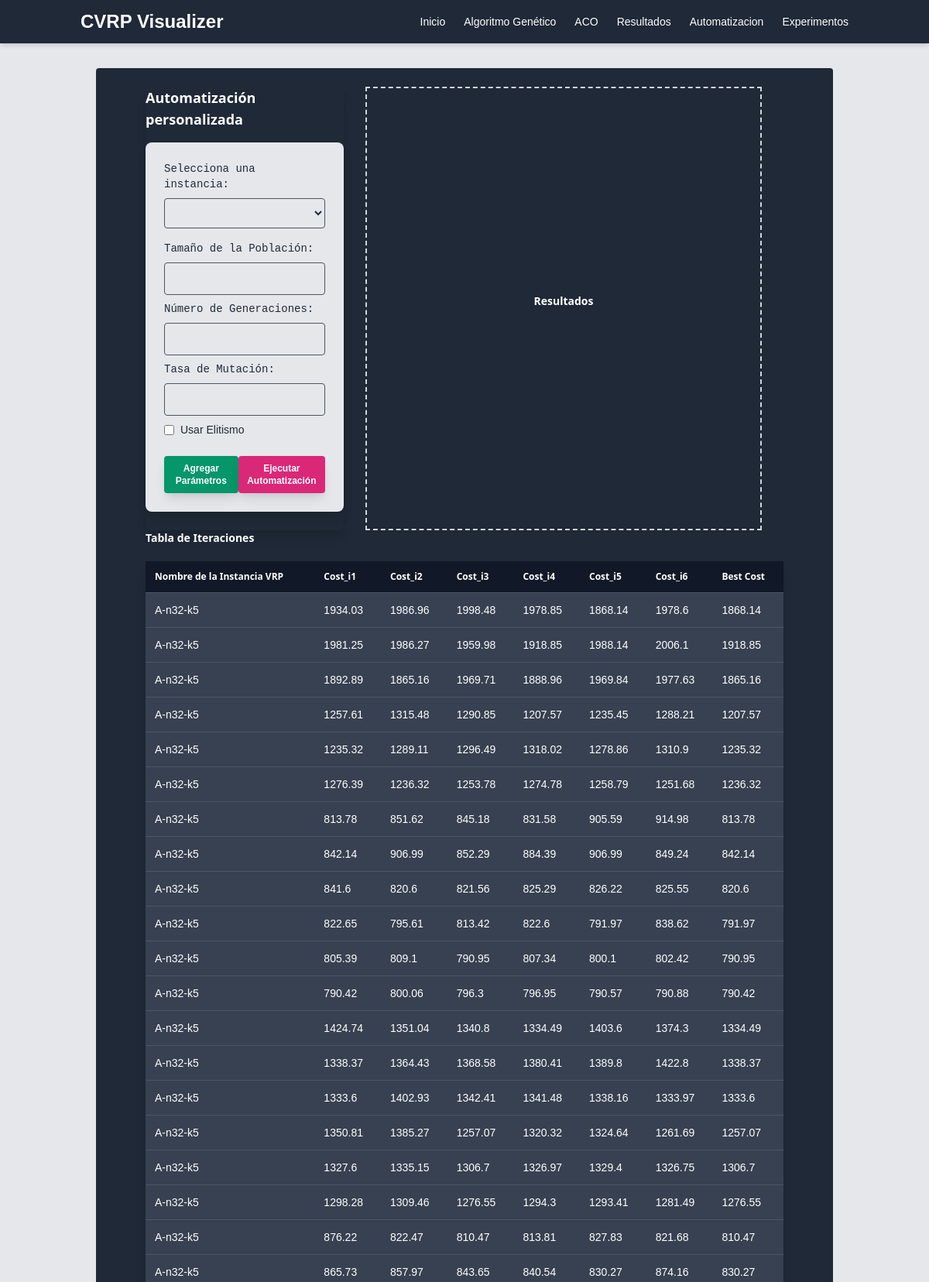
The page /run-automation/ (upper part) on the database its author committed.
### vrp/models.py (models this page shows)
class Table_iterations(models.Model):
    instance = models.ForeignKey(VRPInstance, on_delete=models.CASCADE)
    cost_i1 = models.FloatField(default=0)
    cost_i2 = models.FloatField(default=0)
    cost_i3 = models.FloatField(default=0)
    cost_i4 = models.FloatField(default= 0)
    cost_i5 = models.FloatField(default=0)
    cost_i6 = models.FloatField(default=0)
    best_cost = models.FloatField(default=0)

class VRPInstance(models.Model):
    name_model = models.ForeignKey(benchmark, on_delete=models.CASCADE)
    population_size = models.IntegerField(null=True, blank=True)
    num_generations = models.IntegerField(null=True, blank=True)
    mutation_rate = models.FloatField(null=True, blank=True)
    use_elitism = models.BooleanField(default=True)

class benchmark(models.Model):
    name_model = models.CharField(max_length=100,default='None',unique=True)
    num_customers = models.IntegerField()
    num_vehicles = models.IntegerField()
    capacity = models.IntegerField()
    cost_solution = models.FloatField(null=True, blank=True)  # 👈 Aquí el nuevo campo

### vrp/views.py (the view, shortened to what this page needs)
# urls.py: path('run-automation/', views.run_automation, name='run_automation'),
def run_automation(request):
    context = {
        'instancias': listar_instancias()
    }
    context['vrp_instances'] = VRPInstance.objects.all()
    context['table_iterations'] = Table_iterations.objects.all()
    context['table_benchmarks'] = Table_benchmark.objects.all()
    return render(request, 'run_automation.html', context)

### vrp/templatetags/filters.py (called while the page is built)
@register.filter
def endswith(value, arg):
    return value.endswith(arg)

### vrp/views.py (called while the page is built)
def listar_instancias():
    instancias_dir = os.path.join(settings.BASE_DIR, 'vrp', 'static', 'instancias')
    instancias = {}
    for root, dirs, files in os.walk(instancias_dir):
        if root == instancias_dir:
            continue
        categoria = os.path.basename(root)
        instancias[categoria] = [os.path.join(categoria, f) for f in files if f.endswith('.vrp')]
        solucion = categoria + '-sol'
        instancias[solucion] = [os.path.join(categoria, f) for f in files if f.endswith('.sol')]
    return instancias

### vrp/templates/run_automation.html (shortened to what this page needs)
{% extends 'layout.html' %}
{% load filters %}
{% block content %}
<div class="flex mx-5 bg-gray-800 text-white p-6 rounded">
    <div class="mx-10 w-full flex-col">
        <div class='flex flex-row h-lvh'>
            <div class='w-1/3 h-full rounded-lg shadow-lg'>
                <h1 class="text-lg font-bold font-sans mb-4">Automatización personalizada</h1>
                <form method="post" class="bg-gray-200 p-6 rounded-lg shadow-lg mb-6" onsubmit="showLoading()">
                    <div id="parametros-container">
                        <div class="parametros-set mb-6">
                            <div class="mb-4">
                                <label for="instancia" class="text-sm block text-gray-800 font-mono mb-2">Selecciona una instancia:</label>
                                <select name="instancia" class="text-sm bg-gray-200 text-gray-800 font-sans p-2 rounded w-full border border-gray-600 focus:ring focus:ring-pink-500">
                                </select>
                            </div>
                            <div class="mb-2">
                                <label for="population_size" class="text-sm block text-gray-800 font-mono mb-2">Tamaño de la Población:</label>
                                <input type="number" name="population_size" class="bg-gray-200 text-gray-800 font-sans p-2 rounded w-full border border-gray-600 focus:ring focus:ring-pink-500">
                            </div>
                            <div class="mb-2">
                                <label for="num_generations" class="text-sm block text-gray-800 font-mono mb-2">Número de Generaciones:</label>
                                <input type="number" name="num_generations" class="bg-gray-200 text-gray-800 font-sans p-2 rounded w-full border border-gray-600 focus:ring focus:ring-pink-500">
                            </div>
                            <div class="mb-2">
                                <label for="mutation_rate" class="text-sm block text-gray-800 font-mono mb-2">Tasa de Mutación:</label>
                                <input type="number" step="0.01" name="mutation_rate" class="bg-gray-200 text-gray-800 font-sans p-2 rounded w-full border border-gray-600 focus:ring focus:ring-pink-500">
                            </div>
                            <div class="mb-2 flex items-center">
                                <input type="checkbox" name="use_elitism" value="true" class="mr-2">
                                <label for="use_elitism" class="text-sm text-gray-800">Usar Elitismo</label>
                            </div>
                        </div>
                    </div>
                    <div class="flex justify-between">
                        <button type="button" class="text-xs bg-green-600 hover:bg-green-400 text-white font-bold py-2 px-2 rounded shadow-lg transition duration-300 ease-in-out transform hover:-translate-y-1 hover:scale-105" onclick="agregarParametros()">Agregar Parámetros</button>
                        <button id="submit-button" type="submit" class="text-xs bg-pink-600 hover:bg-pink-400 text-white font-bold py-2 px-2 rounded shadow-lg transition duration-300 ease-in-out transform hover:-translate-y-1 hover:scale-105">Ejecutar Automatización</button>
                    </div>
                </form>
            </div>
            <div class='w-2/3 h-lvh mx-7'>
                <div id="resultado-container" class='w-full h-full border-2 border-dashed border-gray-300 flex items-center justify-center overflow-hidden'>
                    <h2 class="text-sm font-sans font-bold mb-5">Resultados</h2>
                </div>
            </div>
        </div>
        <h2 class="text-sm font-sans font-bold mb-5">Tabla de Iteraciones</h2>
        <table class="table-auto w-full bg-gray-700 text-white rounded-lg shadow-lg mb-6">
            <thead>
                <tr class="bg-gray-900">
                    <th class="p-3 text-xs font-sans text-left">Nombre de la Instancia VRP</th>
                    <th class="p-3 text-xs font-sans text-left">Cost_i1</th>
                    <th class="p-3 text-xs font-sans text-left">Cost_i2</th>
                    <th class="p-3 text-xs font-sans text-left">Cost_i3</th>
                    <th class="p-3 text-xs font-sans text-left">Cost_i4</th>
                    <th class="p-3 text-xs font-sans text-left">Cost_i5</th>
                    <th class="p-3 text-xs font-sans text-left">Cost_i6</th>
                    <th class="p-3 text-xs font-sans text-left">Best Cost</th>
                </tr>
            </thead>
            <tbody>
                {% for iteration in table_iterations %}
                <tr class="border-t border-gray-600 cursor-pointer" onclick="showResults('{{ iteration.id }}')">
                    <td class="p-3 text-sm">{{ iteration.instance.name_model.name_model }}</td>
                    <td class="p-3 text-sm">{{ iteration.cost_i1 }}</td>
                    <td class="p-3 text-sm">{{ iteration.cost_i2 }}</td>
                    <td class="p-3 text-sm">{{ iteration.cost_i3 }}</td>
                    <td class="p-3 text-sm">{{ iteration.cost_i4 }}</td>
                    <td class="p-3 text-sm">{{ iteration.cost_i5 }}</td>
                    <td class="p-3 text-sm">{{ iteration.cost_i6 }}</td>
                    <td class="p-3 text-sm">{{ iteration.best_cost }}</td>
                </tr>
                {% endfor %}
            </tbody>
        </table>
    </div>
</div>
{% endblock %}

### vrp/static/css/style.css (style rules this page uses)
body { font-family: 'Arial', sans-serif; }
body { font-family: Arial, sans-serif; margin: 0; padding: 0; background-color: #f4f4f4; }
h2 { margin-top: 0; }
form { margin-top: 1em; }

### rows shown on the page
Table_iterations: instance.name_model.name_model "A-n32-k5", cost_i1 "1934.03", cost_i2 "1986.96", cost_i3 "1998.48", cost_i4 "1978.85", cost_i5 "1868.14", cost_i6 "1978.6", best_cost "1868.14"
Table_iterations: instance.name_model.name_model "A-n32-k5", cost_i1 "1981.25", cost_i2 "1986.27", cost_i3 "1959.98", cost_i4 "1918.85", cost_i5 "1988.14", cost_i6 "2006.1", best_cost "1918.85"
Table_iterations: instance.name_model.name_model "A-n32-k5", cost_i1 "1892.89", cost_i2 "1865.16", cost_i3 "1969.71", cost_i4 "1888.96", cost_i5 "1969.84", cost_i6 "1977.63", best_cost "1865.16"
Table_iterations: instance.name_model.name_model "A-n32-k5", cost_i1 "1257.61", cost_i2 "1315.48", cost_i3 "1290.85", cost_i4 "1207.57", cost_i5 "1235.45", cost_i6 "1288.21", best_cost "1207.57"
Table_iterations: instance.name_model.name_model "A-n32-k5", cost_i1 "1235.32", cost_i2 "1289.11", cost_i3 "1296.49", cost_i4 "1318.02", cost_i5 "1278.86", cost_i6 "1310.9", best_cost "1235.32"
Table_iterations: instance.name_model.name_model "A-n32-k5", cost_i1 "1276.39", cost_i2 "1236.32", cost_i3 "1253.78", cost_i4 "1274.78", cost_i5 "1258.79", cost_i6 "1251.68", best_cost "1236.32"
Table_iterations: instance.name_model.name_model "A-n32-k5", cost_i1 "813.78", cost_i2 "851.62", cost_i3 "845.18", cost_i4 "831.58", cost_i5 "905.59", cost_i6 "914.98", best_cost "813.78"
Table_iterations: instance.name_model.name_model "A-n32-k5", cost_i1 "842.14", cost_i2 "906.99", cost_i3 "852.29", cost_i4 "884.39", cost_i5 "906.99", cost_i6 "849.24", best_cost "842.14"
Table_iterations: instance.name_model.name_model "A-n32-k5", cost_i1 "841.6", cost_i2 "820.6", cost_i3 "821.56", cost_i4 "825.29", cost_i5 "826.22", cost_i6 "825.55", best_cost "820.6"
Table_iterations: instance.name_model.name_model "A-n32-k5", cost_i1 "822.65", cost_i2 "795.61", cost_i3 "813.42", cost_i4 "822.6", cost_i5 "791.97", cost_i6 "838.62", best_cost "791.97"
Table_iterations: instance.name_model.name_model "A-n32-k5", cost_i1 "805.39", cost_i2 "809.1", cost_i3 "790.95", cost_i4 "807.34", cost_i5 "800.1", cost_i6 "802.42", best_cost "790.95"
Table_iterations: instance.name_model.name_model "A-n32-k5", cost_i1 "790.42", cost_i2 "800.06", cost_i3 "796.3", cost_i4 "796.95", cost_i5 "790.57", cost_i6 "790.88", best_cost "790.42"
Table_iterations: instance.name_model.name_model "A-n32-k5", cost_i1 "1424.74", cost_i2 "1351.04", cost_i3 "1340.8", cost_i4 "1334.49", cost_i5 "1403.6", cost_i6 "1374.3", best_cost "1334.49"
Table_iterations: instance.name_model.name_model "A-n32-k5", cost_i1 "1338.37", cost_i2 "1364.43", cost_i3 "1368.58", cost_i4 "1380.41", cost_i5 "1389.8", cost_i6 "1422.8", best_cost "1338.37"
Table_iterations: instance.name_model.name_model "A-n32-k5", cost_i1 "1333.6", cost_i2 "1402.93", cost_i3 "1342.41", cost_i4 "1341.48", cost_i5 "1338.16", cost_i6 "1333.97", best_cost "1333.6"
Table_iterations: instance.name_model.name_model "A-n32-k5", cost_i1 "1350.81", cost_i2 "1385.27", cost_i3 "1257.07", cost_i4 "1320.32", cost_i5 "1324.64", cost_i6 "1261.69", best_cost "1257.07"
Table_iterations: instance.name_model.name_model "A-n32-k5", cost_i1 "1327.6", cost_i2 "1335.15", cost_i3 "1306.7", cost_i4 "1326.97", cost_i5 "1329.4", cost_i6 "1326.75", best_cost "1306.7"
Table_iterations: instance.name_model.name_model "A-n32-k5", cost_i1 "1298.28", cost_i2 "1309.46", cost_i3 "1276.55", cost_i4 "1294.3", cost_i5 "1293.41", cost_i6 "1281.49", best_cost "1276.55"
Table_iterations: instance.name_model.name_model "A-n32-k5", cost_i1 "876.22", cost_i2 "822.47", cost_i3 "810.47", cost_i4 "813.81", cost_i5 "827.83", cost_i6 "821.68", best_cost "810.47"
Table_iterations: instance.name_model.name_model "A-n32-k5", cost_i1 "865.73", cost_i2 "857.97", cost_i3 "843.65", cost_i4 "840.54", cost_i5 "830.27", cost_i6 "874.16", best_cost "830.27"
